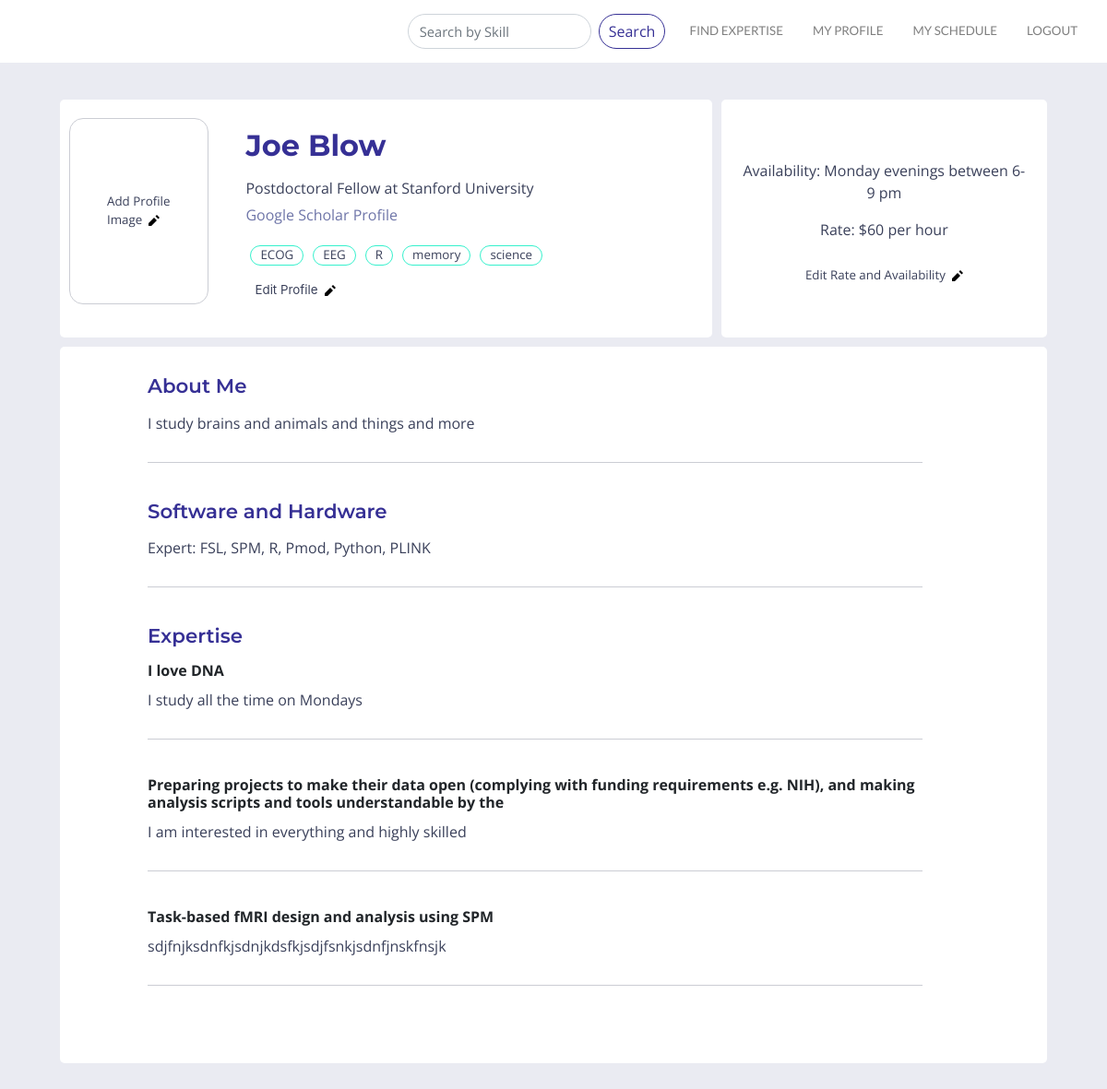
/search/users/profile/ (signed in), run on an earlier commit of the app's database.
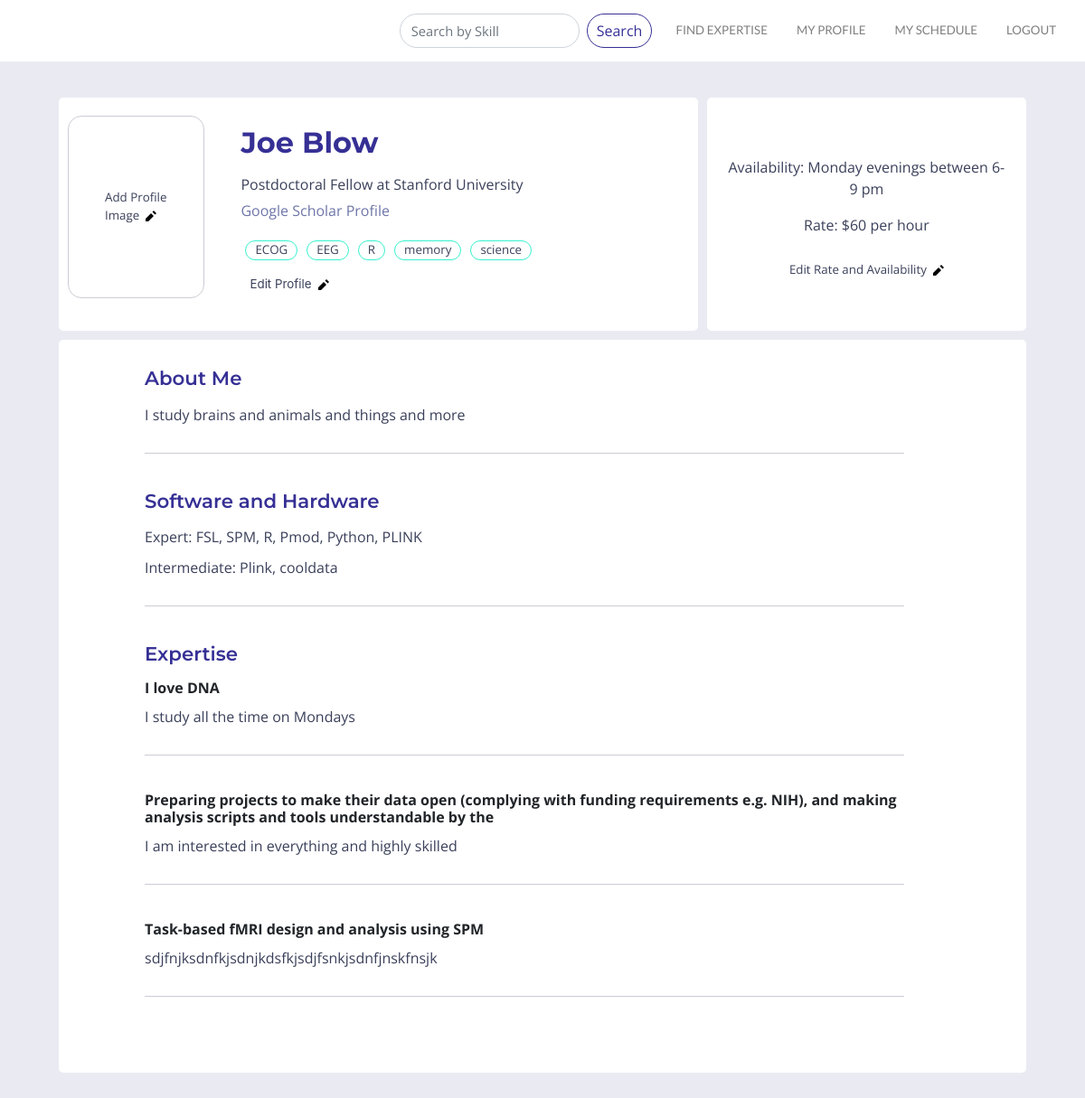
And on a later commit of the database.
### users/models.py (models this page shows)
class CustomUser(AbstractUser):
    objects = CustomUserManager()
    position = models.CharField(max_length =10000, null=True, default='', blank=True)
    bio = models.CharField(max_length =10000, null=True, default='', blank=True)
    skills = TaggableManager(help_text="A comma-separated list of tags.")
    image = models.ImageField(upload_to="profile_image", blank=True)
    website = models.CharField(max_length=10000, null=True, default='', blank=True)
    skill_area1_title = models.CharField(max_length =10000, null=True, default='', blank=True)
    skill_area1 = models.CharField(max_length =10000, null=True, default='', blank=True)
    skill_area2_title = models.CharField(max_length =10000, null=True, default='', blank=True)
    skill_area2 = models.CharField(max_length =10000, null=True, default='', blank=True)
    skill_area3_title = models.CharField(max_length =10000, null=True, default='', blank=True)
    skill_area3 = models.CharField(max_length =10000, null=True, default='', blank=True)
    skill_area4_title = models.CharField(max_length =10000, null=True, default='', blank=True)
    skill_area4 = models.CharField(max_length =10000, null=True, default='', blank=True)
    skill_area5_title = models.CharField(max_length =10000, null=True, default='', blank=True)
    skill_area5 = models.CharField(max_length =10000, null=True, default='', blank=True)
    software_hardware = models.CharField(max_length =10000, null=True, default='', blank=True)
    software_hardware_intermediate = models.CharField(max_length =10000, null=True, default='', blank=True)
    availability = models.CharField(max_length=10000, null=True, default='', blank=True)
    rate = models.CharField(max_length= 10000, null=True, default='', blank=True)
    expert = models.BooleanField(blank=True, default=False)
    gives_tutorials = models.BooleanField(blank=True, default=False)
    tutorial_area = models.CharField(max_length =10000, null=True, default='', blank=True)
    wants_expert = models.BooleanField(blank=True, default=False)
    needs_help_with = models.CharField(max_length =10000, null=True, default='', blank=True)
    profile_under_review = models.BooleanField(blank=True, default=False)
    profile_approved = models.BooleanField(blank=True, default=False)

### users/views.py (the view)
# urls.py: path('profile/', views.view_profile, name='profile'),
def view_profile(request, pk=None):
    if pk:
        user = CustomUser.objects.get(pk=pk)
    else:
        user = request.user
    bookings = user.bookings.all()
    tutorials = bookings.filter(is_tutorial=True)
    args = {'user': user,
            'bookings': bookings,
            'tutorials': tutorials,
           }
    return render(request, 'profile.html', args)

### templates/profile.html (shortened to what this page needs)
{% extends 'layout.html' %}
{% load static %}
{% block content %}
<div class="container-fluid" id="profile_container">
   <div class="container profile">
    <div class="container" id = "profile_intro">
        <div class="container" id="expert">
            {% if user.image %}
            <div>
               <a href="{% url 'edit_profile_image' %}"><img class="profile_image" src="{{ user.image.url }}" width="170"/></a>
            </div>
            {% elif not user.image and user.is_authenticated and user == request.user %}
            <div class="edit_profile_image_button"><p class="image_bubble">Add Profile Image&nbsp&nbsp<a href="{% url 'edit_profile_image' %}"><img class="iconic" src="/static/css/pencil.svg"></a></p></div>
            {% endif %}
            <div class="container user_name">
            <p class="profile_name">{{ user.first_name }}&nbsp{{ user.last_name }}</p>
            <p class="profile_text">{{user.position}}</p>
                {% if user.website %}
                <a href="{{ user.website }}" target="_blank"><p class="website_text">Google Scholar Profile</p></a>
                {% else %}
                <br>
                {% endif %}
                <div class="container skills">
                {% for skill in user.skills.all %}
                    <a class="skill_bubble" href="{% url 'skills' skill.name %}"><div class="skill_bubble"><p class="skill_bubble">{{ skill.name }}</p></div></a>
                {% endfor %}
                </div>
                {% if user.is_authenticated and user == request.user %}
                <a href="{% url 'edit_profile' %}"><div class="edit_profile"><p class="skill_bubble">Edit Profile&nbsp&nbsp<img class="iconic" src="/static/css/pencil.svg"></p></div></a>
                {% endif %}
            </div>
        </div>
        <div class="container" id="availability">
               <div class="availability_text">
                <p>Availability: {{ user.availability }}</p>
                <p>Rate: {{ user.rate }}</p>
            </div>
            {% if user != request.user and user.is_authenticated %}
                <a href="{% url 'booking:user_booking_new' pk=user.pk %}"><button type="submit" class="booking_button">Request to Book</button></a>
            {% if user.gives_tutorials %}
                <p>or <a class="join_group" href="#tutorial">Join a group session</a></p>
            {% endif %}
            {% elif user.is_authenticated and user == request.user %}
                <a href="{% url 'edit_profile_rate' %}"><div class="edit_profile"><p class="skill_bubble">Edit Rate and Availability&nbsp&nbsp<img class="iconic" src="/static/css/pencil.svg"></p></div></a>
            {% endif %}
       </div>
    </div>
       </div>
<div class="container profile">
     <div class="container" id="profile_content">
         <div class="profile_content_text">
         <h4 class="bio_title">About Me</h4>
         <p class="profile_text">{{ user.bio }}</p>
    <div class="divider"></div>
        {% if user.software_hardware %}
          <h4 class="bio_title">Software and Hardware</h4>
         <p class="profile_text">Expert: {{ user.software_hardware }}</p>
             {% if user.software_hardware_intermediate %}
             <p class="profile_text">Intermediate: {{ user.software_hardware_intermediate }}</p>
             {% endif %}
                <div class="divider"></div>
          {% endif %}
         {% if user.skill_area1 %}
         <h4 class="bio_title">Expertise</h4>
         <h4 class="text_title">{{ user.skill_area1_title }}</h4>
         <p class="profile_text">{{ user.skill_area1 }}</p>
    <div class="divider"></div>
         {% endif %}
          {% if user.skill_area2 %}
         <h4 class="text_title">{{ user.skill_area2_title }}</h4>
          <p class="profile_text">{{ user.skill_area2 }}</p>
    <div class="divider"></div>
           {% endif %}
          {% if user.skill_area3 %}
         <h4 class="text_title">{{ user.skill_area3_title }}</h4>
          <p class="profile_text">{{ user.skill_area3 }}</p>
    <div class="divider"></div>
         {% endif %}
             <br>
       </div>
    </div>
    </div>
</div>
{% endblock %}

### templates/layout.html (shortened to what this page needs)
{% load static %}
{% load bootstrap4 %}
{% bootstrap_css %}
<!doctype html>
<html>
<head>
    <link rel="stylesheet" href="{% static 'css/layout.css' %}">
    <link rel="stylesheet" href="https://maxcdn.bootstrapcdn.com/bootstrap/4.1.3/css/bootstrap.min.css">
    <link rel="stylesheet" href="https://cdnjs.cloudflare.com/ajax/libs/open-iconic/1.1.1/font/css/open-iconic-bootstrap.min.css" />
    <link rel="stylesheet" href="https://use.fontawesome.com/releases/v5.6.3/css/all.css">
    <link rel="stylesheet" href="https://cdnjs.cloudflare.com/ajax/libs/jqueryui/1.12.1/themes/smoothness/jquery-ui.css">
    </head>
<body>
<div class ="site-container">
    <nav class="navbar navbar-expand-lg navbar-light bg-white">
        <a class="navbar-left logo" href="{% url 'home' %}"><img class="logo" src="/static/css/brand.jpg"></a>
          <div class="collapse navbar-collapse justify-content-end" id="navbarNavAltMarkup">
            <div class="navbar-nav">
                {% if user.is_authenticated %}
                <form class="form-inline my-2 my-lg-0" action="{% url 'search:search_users' %}" method="GET" value="{{request.GET.q}}">
                  <input class="form-control mr-sm-2" type="text" name="q" value="{{request.GET.q}}" placeholder="Search by Skill">
                  <button class="btn btn-primary my-2 my-sm-0" id = "search" name="submit" type="submit" value ="Search">Search</button>
                </form>
                <a class="nav-item nav-link" href="{% url 'browse' %}">FIND EXPERTISE</a>
                  <a class="nav-item nav-link" href="{% url 'profile' %}">MY PROFILE</a>
                  <a class="nav-item nav-link" href="{% url 'booking:booking_list' %}"> MY SCHEDULE</a>
                  <a class ="nav-item nav-link" href="{% url 'logout' %}">LOGOUT</a>
                {% endif %}
            </div>
          </div>
    </nav>
    {% block content %}{% endblock %}
    </div>
    </body>

### static/css/layout.css (style rules this page uses)
a { color: #6e75a8; text-decoration: none; }
p { color:#3a405a; }
.btn-primary { margin: 10px 0px; }
p.website_text { color: #6e75a8; font-family: 'Open Sans', sans-serif; margin-top: 5px; }
img.iconic { height: 12px; width: 12px; fill: gray; stroke: gray; }
a.nav-item.nav-link { font-size: 10pt; font-family: 'Lato', sans-serif; padding-top: 8px; margin:8px; }
input.form-control.mr-sm-2 { border-radius: 20px; font-family: 'Open Sans', sans-serif; font-size: 11pt; }
button#search.btn.btn-primary.my-2.my-sm-0 { padding: 6px 10px 6px 10px; margin-right: 10px; background-color: transparent; border: 1px solid #363095; color: #363095; border-radius: 20px; font-family: 'Open Sans', sans-serif; }
body { background-image: url(scipertise_background_dark.jpg); background-size: cover; background-repeat:no-repeat; }
img.logo { height:48px; padding: 8px 12px 8px 50px; max-width:100%; }
div#profile_container.container-fluid { padding:30px; background-color:#eaebf2; display: flex; flex-direction: column; overflow-y: scroll; min-height: 100%; }
div#profile_intro.container { display: flex; flex-direction: row; border-radius: 5px; margin-bottom: 5px; padding:0px; margin: 10px 20px 0px 20px; }
div#expert.container { display: flex; flex-direction: row; background-color: white; background-color: white; border-radius: 5px; margin-right: 10px; padding: 10px 0px; }
div.container.user_name { margin: 0px 0px 10px 10px; }
div#availability.container { font-family: 'Open Sans', sans-serif; font-size: 12pt; border-radius: 10px; display: flex; flex-direction: column; align-items: center; justify-content: center; text-align: center; width: 50%; margin: 0px; padding: 10px 0px; background-color: white; border-radius: 5px; }
div.availability_text { margin: 20px 20px 0px 20px; }
div#profile_content.container { background-color: white; border-radius: 5px; display: flex; flex-direction: column; margin: 10px 20px; }
div.profile_content_text { margin: 20px 140px 20px 80px; }
div.container.profile { display: flex; flex-direction: row; }
p.profile_name { display: inline-block; padding: 16px 0px 0px 0px; font-size: 24pt; font-family: 'Montserrat', sans-serif; font-weight: 400; margin-bottom: 0; color:#363095; font-weight: 700; }
p.profile_text { font-size: 12pt; font-family: 'Open Sans', sans-serif; margin: 10px 0px 0px 0px; }
div.divider { border-bottom: 1px solid #CBCDD4; padding-top: 10px; margin: 20px 20px 40px 0px; }
h4.bio_title { font-family: 'Montserrat', sans-serif; font-weight: 600; font-size: 16pt; margin: 10px 0px 15px 0px; color: #363095; }
h4.text_title { font-size: 12pt; font-family: 'Open Sans', sans-serif; margin: 10px 0px 0px 0px; font-weight: bolder; }
div.edit_profile_image_button { display: flex; align-items:center; justify-content: center; margin: 10px; }
p.image_bubble { padding: 80px 40px 80px 40px; font-family: 'Open Sans', sans-serif; font-size: 10pt; border: 1px solid #CBCDD4; border-radius: 15px; margin-right: 5px; }
div.container.skills { display: flex; flex-direction: row; flex-wrap: wrap; font-family: 'Open Sans', sans-serif; padding: 0px; }
div.skill_bubble { border-radius: 20px; border: solid 1px #36F1CD; text-align: center; padding: 0px 10px 0px 10px; margin: 5px; display:flex; font-size: 11pt; }
a.skill_bubble { color: #3a405a; }
p.skill_bubble { padding: 0; margin: 0; font-size: 10pt; color: #3a405a; }
div.edit_profile { border-radius: 20px; text-align: center; padding: 2px 10px 2px 10px; margin: 10px auto; display:flex; }
.btn { outline: none; color: black; background-color: transparent; box-shadow: 0 0 0 0; }
a { color: #6e75a8; }
@media screen and (max-width: 1200px) { div.profile_content_text { margin: 20px 100px 20px 80px; } }

What changed in the data, as far as the page shows it:
changed CustomUser "Joe": software_hardware_intermediate (not shown) → "Plink, cooldata"
Also different on the page:
text now shown: "Intermediate:"
